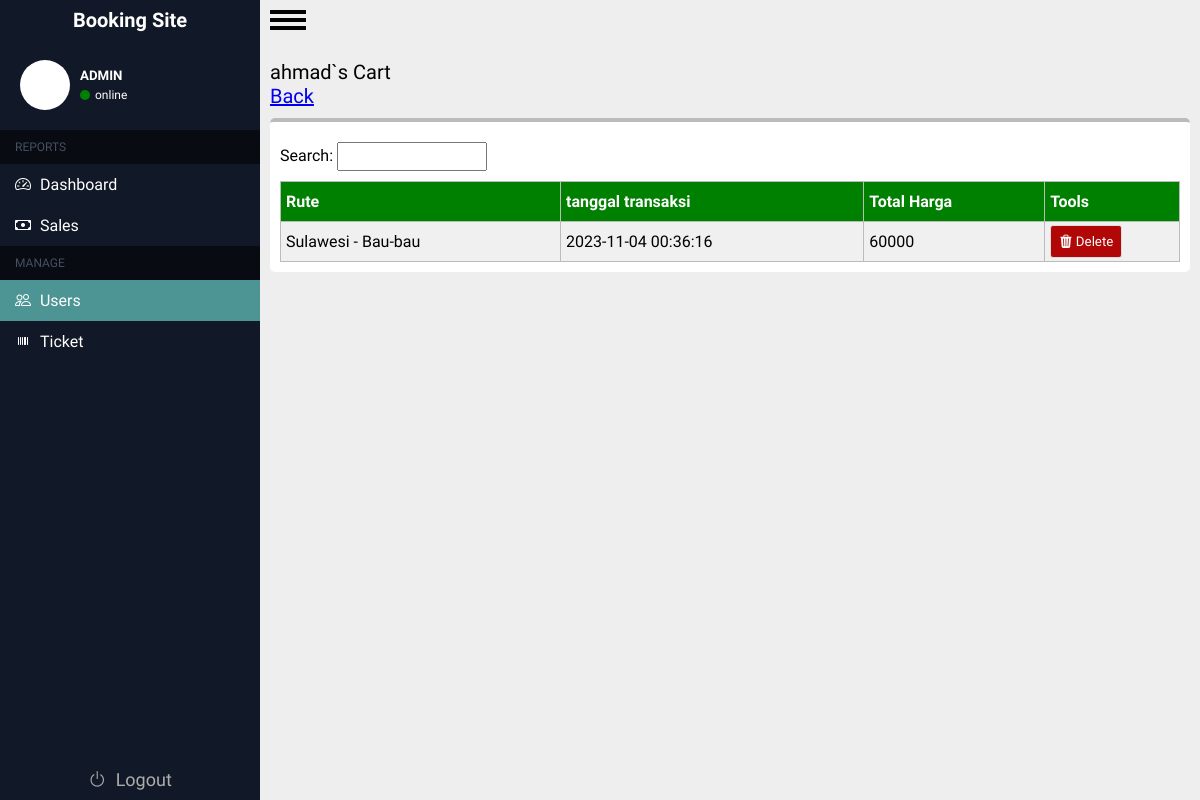
The page /admin/user-cart.php?id=30 on the database as committed earlier.
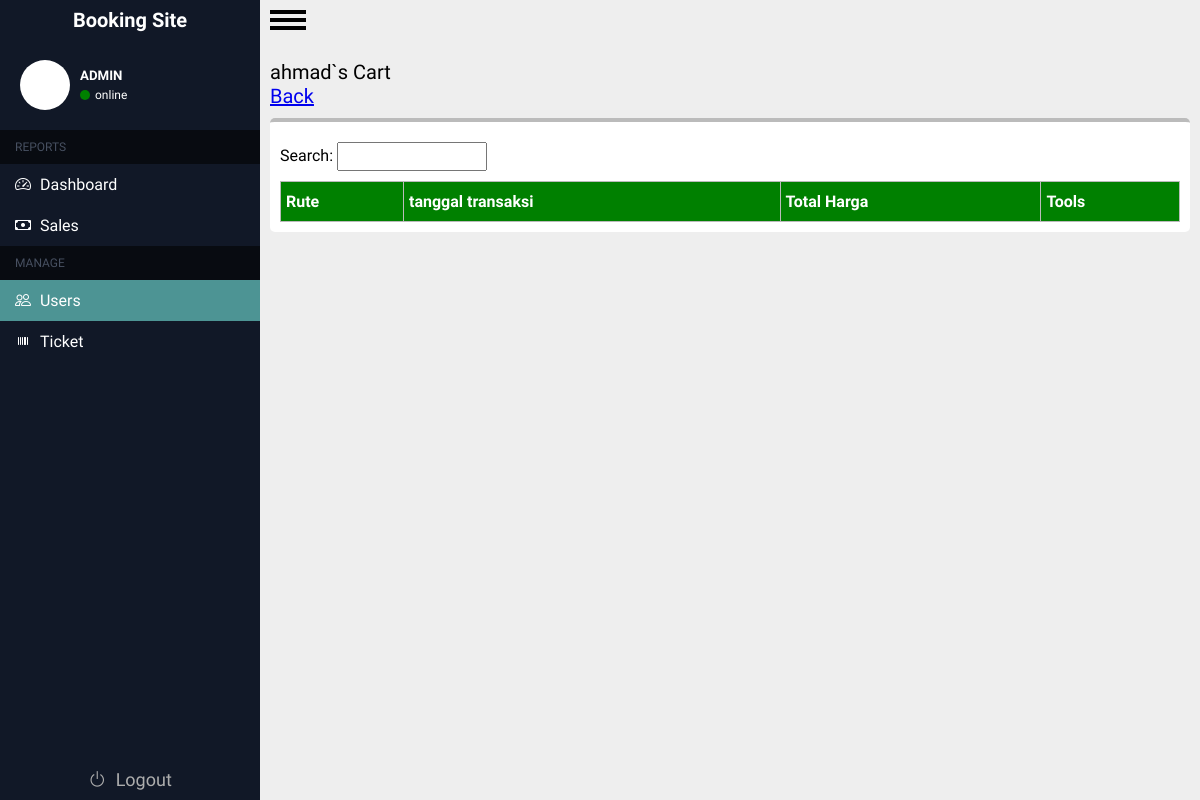
The same page on the database as committed later.
### tables this page shows
CREATE TABLE `transaksi` (
  `id_transaksi` int(100) NOT NULL,
  `id_user` int(100) NOT NULL,
  `id_tiket` int(100) NOT NULL,
  `total_harga` int(255) NOT NULL,
  `tanggal_transaksi` datetime NOT NULL
);

CREATE TABLE `tiket` (
  `id_tiket` int(255) NOT NULL,
  `asal` varchar(255) NOT NULL,
  `tujuan` varchar(255) NOT NULL,
  `tanggal_berangkat` varchar(255) NOT NULL,
  `tanggal_tiba` varchar(255) NOT NULL,
  `harga` int(100) NOT NULL
);

### admin/user-cart.php (the view, shortened to what this page needs)
<?php
require '../koneksi.php';
$id = $_GET['id'];
$result_user = mysqli_query($conn, "select * from users where id_user = '$id'");
$result_join = mysqli_query($conn, "SELECT id_transaksi,id_user,asal,tujuan,tanggal_transaksi,total_harga FROM tiket INNER JOIN transaksi ON tiket.id_tiket = transaksi.id_tiket WHERE id_user = '$id'");
$user = [];
$res = [];
while ($record = mysqli_fetch_assoc($result_user)) {
    $user[] = $record;
}
while ($record = mysqli_fetch_assoc($result_join)) {
    $res[] = $record;
}
$user = $user[0];
?>
<!DOCTYPE html>
<html lang="en">
<head>
    <link rel="stylesheet" href="../css/tiket.css?v=1.1">
    <link rel="stylesheet" href="https://cdn.jsdelivr.net/npm/bootstrap-icons@1.11.1/font/bootstrap-icons.css">
</head>
<body>
    <div class="container">
    <?php @include "../includes/sidebar.php" ?>
        <div class="main-content">
            <div id="menu-button">
                <label for="menu-checkbox" id="menu-label">
                    <div id="hamburger"></div>
                </label>
            </div>
            <div class="wrapper">
                <div class="header">
                    <p><?= $user["Username"] ?>`s Cart</p>
                    <a href="users.php">Back</a>
                </div>
                <div class="isi">
                    <div class="neck-content">
                        <span>
                            <label for="">Search: </label>
                            <input type="text">
                        </span>
                    </div>
                    <div class="tabel-content">
                        <table>
                            <tr>
                                <th>Rute</th>
                                <th>tanggal transaksi</th>
                                <th>Total Harga</th>
                                <th>Tools</th>
                            </tr>
                            <?php foreach ($res as $tr) : ?>
                                <tr>
                                    <td><?= $tr["asal"] ?> - <?= $tr["tujuan"] ?></td>
                                    <td><?= $tr["tanggal_transaksi"] ?></td>
                                    <td><?= $tr["total_harga"] ?></td>
                                    <td width="15%">
                                        <a href="delete-cart.php?id=<?= $tr['id_transaksi'] ?>">
                                            <button style="background-color:rgb(177, 7, 7)"><i class="bi bi-trash3-fill"></i> Delete</button>
                                        </a>
                                    </td>
                                </tr>
                            <?php endforeach; ?>
                    </div>
                </div>
            </div>
        </div>
    </div>
</body>
</html>

Rows that differ between the two databases and show on the page:
removed transaksi: id_tiket.asal "Sulawesi", id_tiket.tujuan "Bau-bau", tanggal_transaksi "2023-11-04 00:36:16", total_harga "60000"
